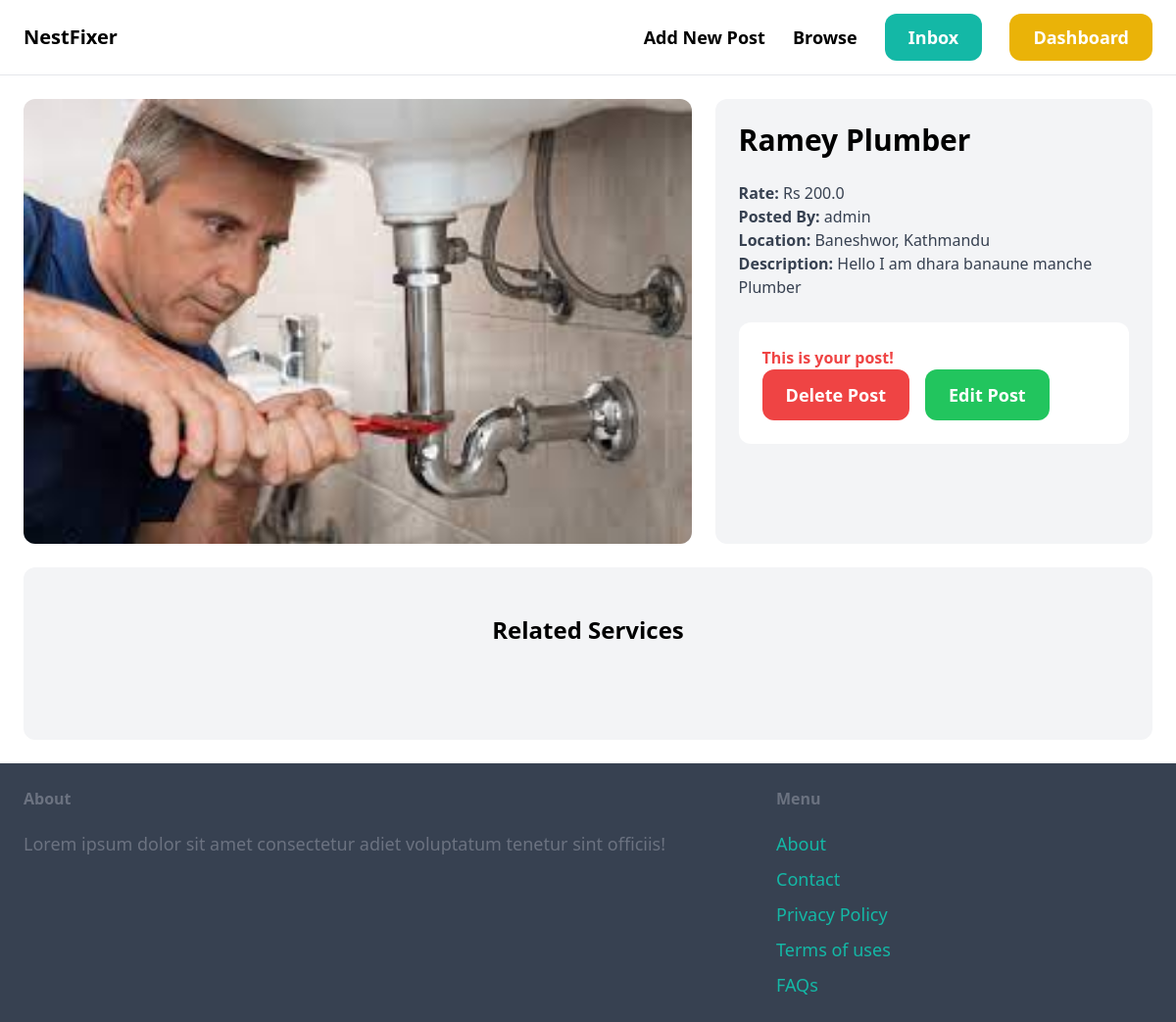
The app's page /items/2/ (signed in) with its own data.
### item/models.py (models this page shows, shortened)
class Item(models.Model):
    Category=models.ForeignKey(category , related_name='items' , on_delete= models.CASCADE)
    name=models.CharField(max_length=255)
    description=models.TextField(blank=True , null=True)
    price = models.FloatField()
    image=models.ImageField(upload_to='item_images' , blank=True, null=True)
    is_available = models.BooleanField(default=False)
    is_negotiable = models.BooleanField(default=False)
    location= models.CharField(max_length=255)
    created_by = models.ForeignKey(User, related_name='items' , on_delete=models.CASCADE)
    created_at = models.DateTimeField(auto_now_add=True)

### item/views.py (the view)
# urls.py: path('<int:pk>/', views.detail, name='detail'),
def detail(request, pk):
    item = get_object_or_404(Item, pk=pk)
    related_items = Item.objects.filter(Category=item.Category, is_available=True).exclude(pk=pk)[0:3]
    return render(request, 'item/detail.html', {
        'item': item,
        'related_items': related_items
    })

### item/templates/item/detail.html (shortened to what this page needs)
{% extends 'core/base.html' %}
{% block content %}
<div class="grid grid-cols-5 gap-6">
    <div class="col-span-3">
        <img src="{{ item.image.url }}" class="rounded-xl w-full h-auto">
    </div>
    <div class="col-span-2 p-6 bg-gray-100 rounded-xl">
        <h1 class="mb-6 text-3xl font-semibold">{{item.name}}</h1>
        <p class="text-gray-700"><strong>Rate: </strong>Rs {{item.price}}</p>
        <p class="text-gray-700"><strong>Posted By: </strong>{{item.created_by}}</p>
        <p class="text-gray-700"><strong>Location: </strong>{{item.location}}</p>
        {% if item.description %}
        <p class="text-gray-700">
            <strong>Description: </strong>{{item.description}}
        </p>
        {% endif %}
        {% if request.user == item.created_by %}
        <div class="mt-6 p-6 bg-white rounded-xl">
            <p class="text-red-500 font-semibold">This is your post!</p>
            <div class="flex gap-4">
                <a href="{% url 'item:delete' item.id %}" class="inline-block px-6 py-3 text-lg font-semibold bg-red-500 text-white rounded-xl hover:bg-red-700">Delete Post</a>
                <a href="{% url 'item:edit' item.id %}" class="inline-block px-6 py-3 text-lg font-semibold bg-green-500 text-white rounded-xl hover:bg-green-700">Edit Post</a>
            </div>
        </div>
        {% else %}
        <a href="#" class="inline-block mt-6 px-6 py-3 text-lg font-semibold bg-teal-500 text-white rounded-xl hover:bg-teal-700">Contact Person</a>
        {% endif %}
    </div>
</div>
<div class="mt-6 px-6 py-12 bg-gray-100 rounded-xl">
    <h2 class="mb-12 text-2xl text-center font-semibold">Related Services</h2>
</div>
{% endblock %}

### records on screen
Item: image (picture), name "Ramey Plumber", price "200.0", created_by "admin", location "Baneshwor, Kathmandu", description "Hello I am dhara banaune manche Plumber"
